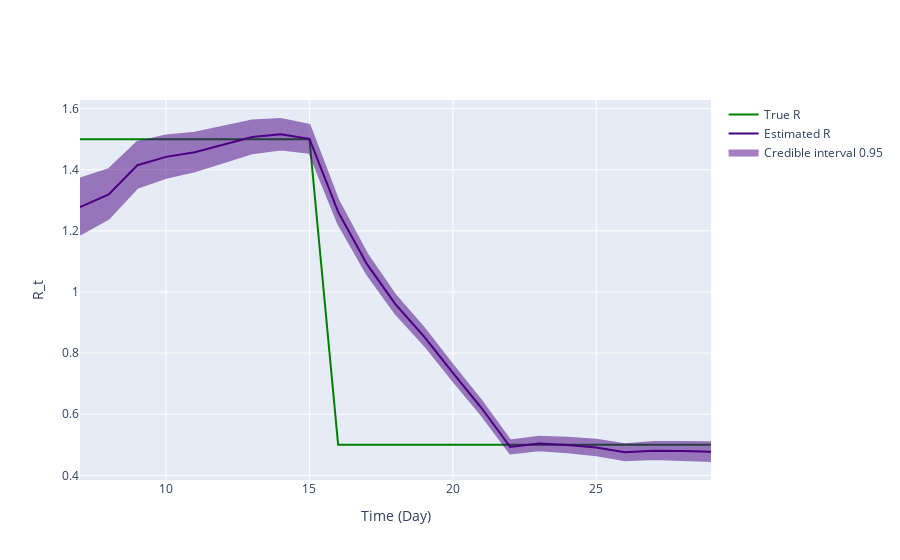

The cell this chart's notebook holds for it:
### Markdown cell above
## Inference plot using class method results

### Code cell
fig = ReproductionNumberPlot()

fig.add_ground_truth_rt(ground_truth)
fig.add_interval_rt(intervals)

fig.update_labels(time_label='Time (Day)', r_label='R_t')

fig.show_figure()

### Figure 1 — Plotly figure (JSON) as saved in the notebook; plotly's stock layout.template omitted (floating-point values rounded to 4 significant figures)
{"data": [{"line": {"color": "green"}, "mode": "lines", "name": "True R", "type": "scatter", "x": [7, 8, 9, 10, 11, 12, 13, 14, 15, 16, 17, 18, 19, 20, 21, 22, 23, 24, 25, 26, 27, 28, 29], "y": [1.5, 1.5, 1.5, 1.5, 1.5, 1.5, 1.5, 1.5, 1.5, 0.5, 0.5, 0.5, 0.5, 0.5, 0.5, 0.5, 0.5, 0.5, 0.5, 0.5, 0.5, 0.5, 0.5]}, {"line": {"color": "indigo"}, "mode": "lines", "name": "Estimated R", "type": "scatter", "x": [7, 8, 9, 10, 11, 12, 13, 14, 15, 16, 17, 18, 19, 20, 21, 22, 23, 24, 25, 26, 27, 28, 29], "y": [1.278, 1.319, 1.415, 1.442, 1.457, 1.482, 1.507, 1.516, 1.501, 1.262, 1.092, 0.9592, 0.8538, 0.7352, 0.6203, 0.4927, 0.5039, 0.4992, 0.4907, 0.4755, 0.4806, 0.4795, 0.4772]}, {"fill": "toself", "fillcolor": "indigo", "line": {"color": "indigo"}, "mode": "lines", "name": "Credible interval 0.95", "opacity": 0.5, "type": "scatter", "x": [7, 8, 9, 10, 11, 12, 13, 14, 15, 16, 17, 18, 19, 20, 21, 22, 23, 24, 25, 26, 27, 28, 29, 29, 28, 27, 26, 25, 24, 23, 22, 21, 20, 19, 18, 17, 16, 15, 14, 13, 12, 11, 10, 9, 8, 7], "y": [1.371, 1.401, 1.491, 1.512, 1.521, 1.54, 1.561, 1.566, 1.547, 1.301, 1.126, 0.9893, 0.8815, 0.7607, 0.6438, 0.5142, 0.5265, 0.5232, 0.5161, 0.5021, 0.5089, 0.5093, 0.5085, 0.4469, 0.4506, 0.4532, 0.4497, 0.466, 0.4757, 0.4817, 0.4717, 0.5972, 0.7101, 0.8266, 0.9295, 1.059, 1.224, 1.455, 1.466, 1.454, 1.424, 1.395, 1.374, 1.341, 1.239, 1.188]}], "layout": {"hovermode": "x unified", "xaxis": {"title": {"text": "Time (Day)"}}, "yaxis": {"title": {"text": "R_t"}}}}
